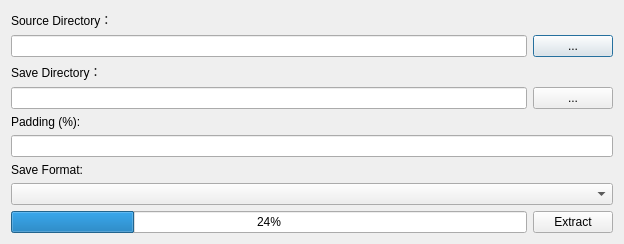
<?xml version="1.0" encoding="UTF-8"?>
<ui version="4.0">
 <class>Dialog</class>
 <widget class="QDialog" name="Dialog">
  <property name="geometry">
   <rect>
    <x>0</x>
    <y>0</y>
    <width>624</width>
    <height>214</height>
   </rect>
  </property>
  <property name="windowTitle">
   <string>Dialog</string>
  </property>
  <layout class="QVBoxLayout" name="verticalLayout">
   <item>
    <widget class="QLabel" name="label_2">
     <property name="text">
      <string>Source Directory：</string>
     </property>
    </widget>
   </item>
   <item>
    <layout class="QHBoxLayout" name="horizontalLayout_2">
     <item>
      <widget class="QLineEdit" name="source"/>
     </item>
     <item>
      <widget class="QPushButton" name="source_button">
       <property name="text">
        <string>...</string>
       </property>
      </widget>
     </item>
    </layout>
   </item>
   <item>
    <widget class="QLabel" name="label">
     <property name="text">
      <string>Save Directory：</string>
     </property>
    </widget>
   </item>
   <item>
    <layout class="QHBoxLayout" name="horizontalLayout">
     <item>
      <widget class="QLineEdit" name="dest"/>
     </item>
     <item>
      <widget class="QPushButton" name="dest_button">
       <property name="text">
        <string>...</string>
       </property>
      </widget>
     </item>
    </layout>
   </item>
   <item>
    <widget class="QLabel" name="label_3">
     <property name="text">
      <string>Padding (%):</string>
     </property>
    </widget>
   </item>
   <item>
    <widget class="QLineEdit" name="padding"/>
   </item>
   <item>
    <widget class="QLabel" name="label_4">
     <property name="text">
      <string>Save Format:</string>
     </property>
    </widget>
   </item>
   <item>
    <widget class="QComboBox" name="format"/>
   </item>
   <item>
    <layout class="QHBoxLayout" name="horizontalLayout_3">
     <item>
      <widget class="QProgressBar" name="progress">
       <property name="value">
        <number>24</number>
       </property>
      </widget>
     </item>
     <item>
      <widget class="QPushButton" name="extract_button">
       <property name="text">
        <string>Extract</string>
       </property>
      </widget>
     </item>
    </layout>
   </item>
  </layout>
 </widget>
 <resources/>
 <connections/>
</ui>
